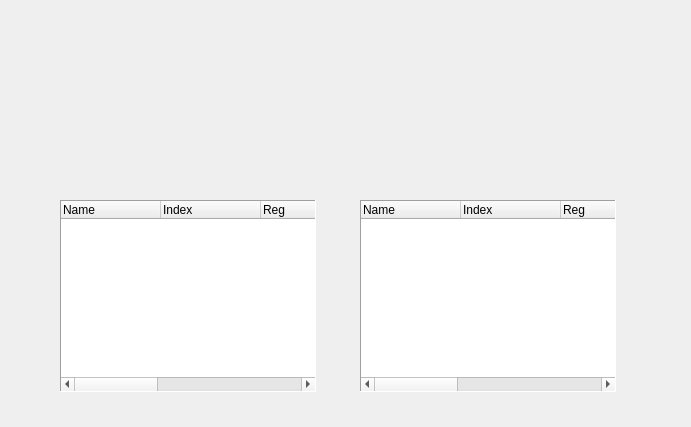
<?xml version="1.0" encoding="UTF-8"?>
<ui version="4.0">
 <class>ShaderViewer</class>
 <widget class="QFrame" name="ShaderViewer">
  <property name="geometry">
   <rect>
    <x>0</x>
    <y>0</y>
    <width>691</width>
    <height>427</height>
   </rect>
  </property>
  <property name="windowTitle">
   <string>Form</string>
  </property>
  <widget class="ToolWindowManager" name="docking" native="true">
   <property name="geometry">
    <rect>
     <x>0</x>
     <y>0</y>
     <width>100</width>
     <height>30</height>
    </rect>
   </property>
  </widget>
  <widget class="QTreeWidget" name="inputSig">
   <property name="geometry">
    <rect>
     <x>60</x>
     <y>200</y>
     <width>256</width>
     <height>192</height>
    </rect>
   </property>
   <property name="frameShape">
    <enum>QFrame::Panel</enum>
   </property>
   <property name="frameShadow">
    <enum>QFrame::Sunken</enum>
   </property>
   <property name="editTriggers">
    <set>QAbstractItemView::NoEditTriggers</set>
   </property>
   <property name="showDropIndicator" stdset="0">
    <bool>false</bool>
   </property>
   <property name="dragDropOverwriteMode">
    <bool>false</bool>
   </property>
   <property name="alternatingRowColors">
    <bool>true</bool>
   </property>
   <property name="indentation">
    <number>0</number>
   </property>
   <property name="rootIsDecorated">
    <bool>false</bool>
   </property>
   <property name="itemsExpandable">
    <bool>false</bool>
   </property>
   <property name="allColumnsShowFocus">
    <bool>true</bool>
   </property>
   <property name="columnCount">
    <number>7</number>
   </property>
   <property name="cornerButtonEnabled" stdset="0">
    <bool>false</bool>
   </property>
   <column>
    <property name="text">
     <string>Name</string>
    </property>
   </column>
   <column>
    <property name="text">
     <string>Index</string>
    </property>
   </column>
   <column>
    <property name="text">
     <string>Reg</string>
    </property>
   </column>
   <column>
    <property name="text">
     <string>Type</string>
    </property>
   </column>
   <column>
    <property name="text">
     <string>SysValue</string>
    </property>
   </column>
   <column>
    <property name="text">
     <string>Mask</string>
    </property>
   </column>
   <column>
    <property name="text">
     <string>Used</string>
    </property>
   </column>
  </widget>
  <widget class="QTreeWidget" name="outputSig">
   <property name="geometry">
    <rect>
     <x>360</x>
     <y>200</y>
     <width>256</width>
     <height>192</height>
    </rect>
   </property>
   <property name="frameShape">
    <enum>QFrame::Panel</enum>
   </property>
   <property name="frameShadow">
    <enum>QFrame::Sunken</enum>
   </property>
   <property name="editTriggers">
    <set>QAbstractItemView::NoEditTriggers</set>
   </property>
   <property name="showDropIndicator" stdset="0">
    <bool>false</bool>
   </property>
   <property name="dragDropOverwriteMode">
    <bool>false</bool>
   </property>
   <property name="alternatingRowColors">
    <bool>true</bool>
   </property>
   <property name="indentation">
    <number>0</number>
   </property>
   <property name="rootIsDecorated">
    <bool>false</bool>
   </property>
   <property name="itemsExpandable">
    <bool>false</bool>
   </property>
   <property name="allColumnsShowFocus">
    <bool>true</bool>
   </property>
   <property name="columnCount">
    <number>7</number>
   </property>
   <property name="cornerButtonEnabled" stdset="0">
    <bool>false</bool>
   </property>
   <column>
    <property name="text">
     <string>Name</string>
    </property>
   </column>
   <column>
    <property name="text">
     <string>Index</string>
    </property>
   </column>
   <column>
    <property name="text">
     <string>Reg</string>
    </property>
   </column>
   <column>
    <property name="text">
     <string>Type</string>
    </property>
   </column>
   <column>
    <property name="text">
     <string>SysValue</string>
    </property>
   </column>
   <column>
    <property name="text">
     <string>Mask</string>
    </property>
   </column>
   <column>
    <property name="text">
     <string>Used</string>
    </property>
   </column>
  </widget>
 </widget>
 <customwidgets>
  <customwidget>
   <class>ToolWindowManager</class>
   <extends>QWidget</extends>
   <header>3rdparty/toolwindowmanager/ToolWindowManager.h</header>
  </customwidget>
 </customwidgets>
 <resources/>
 <connections/>
</ui>
